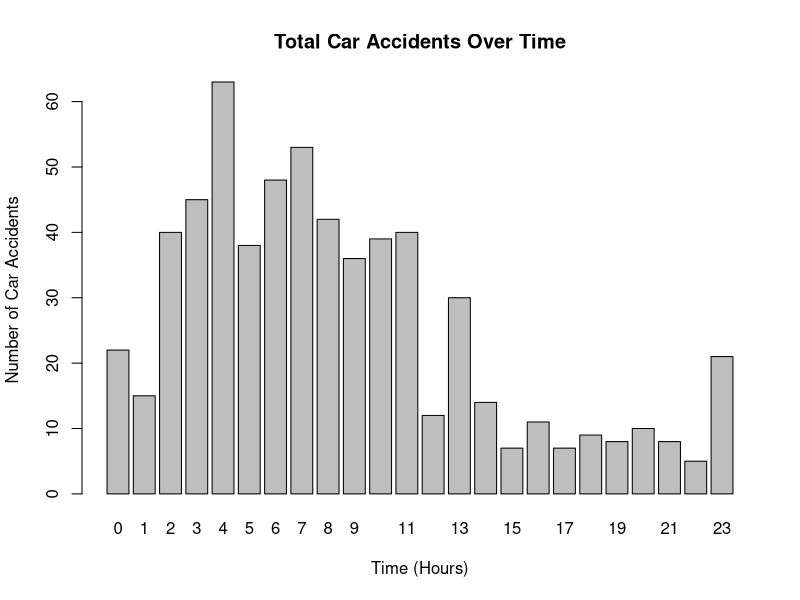
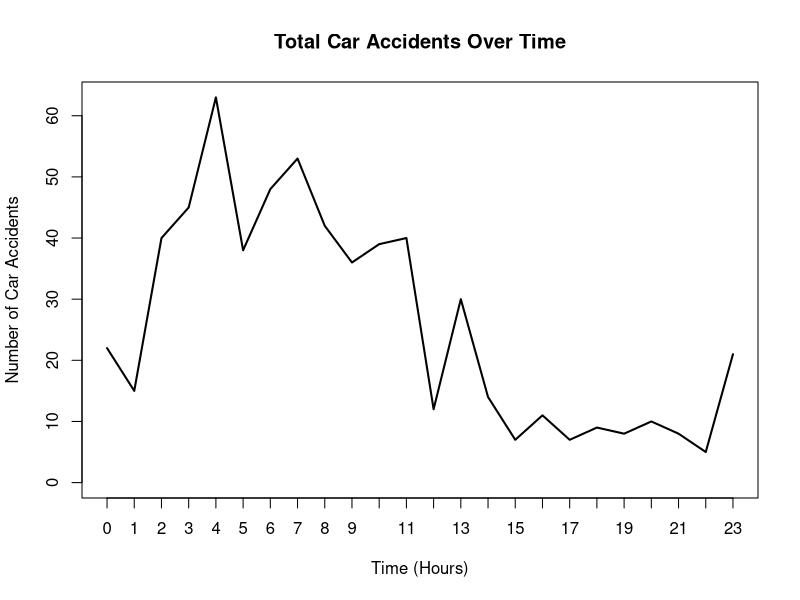

Write R code to recreate these figures, in order.
mydata = read.csv("highway0_rain1_visibility6.csv")

hour = mydata$Hour

hour <- table(hour)
barplot(hour, ylab = "Number of Car Accidents", xlab = "Time (Hours)", main = "Total Car Accidents Over Time")
plot(hour, type = "l", ylab = "Number of Car Accidents", xlab = "Time (Hours)", main = "Total Car Accidents Over Time")

